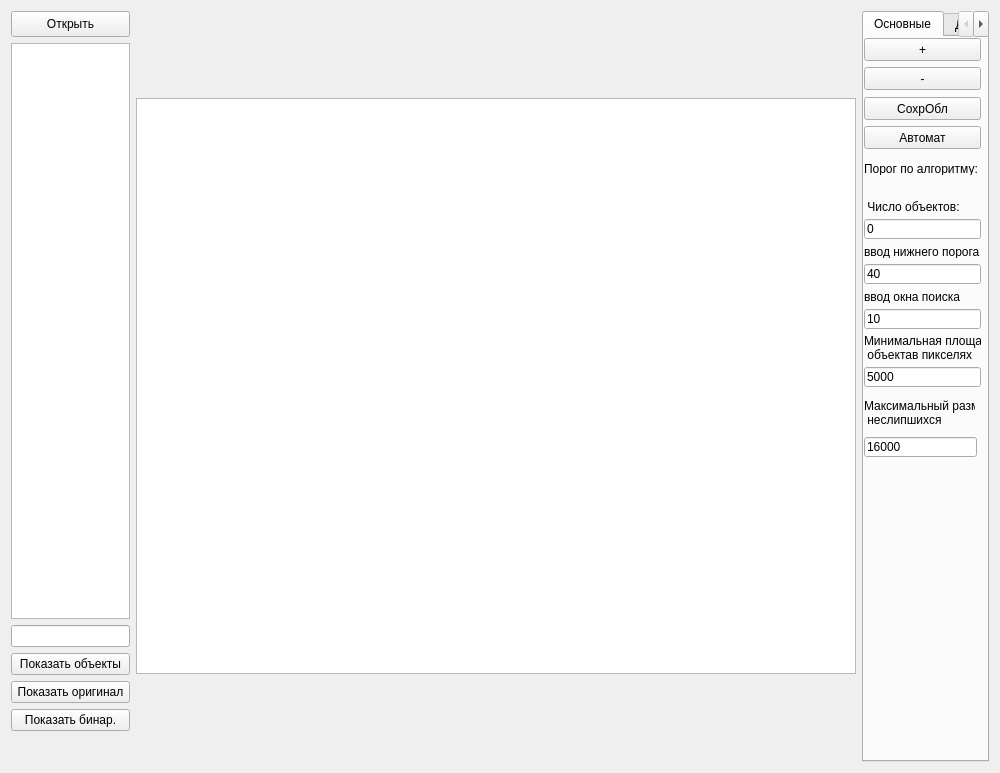
<?xml version="1.0" encoding="UTF-8"?>
<ui version="4.0">
 <class>Widget</class>
 <widget class="QWidget" name="Widget">
  <property name="geometry">
   <rect>
    <x>0</x>
    <y>0</y>
    <width>1000</width>
    <height>773</height>
   </rect>
  </property>
  <property name="minimumSize">
   <size>
    <width>1000</width>
    <height>598</height>
   </size>
  </property>
  <property name="maximumSize">
   <size>
    <width>1000</width>
    <height>873</height>
   </size>
  </property>
  <property name="windowTitle">
   <string>Модуль формирования выборки</string>
  </property>
  <layout class="QVBoxLayout" name="verticalLayout_3">
   <item>
    <layout class="QHBoxLayout" name="horizontalLayout_2">
     <item>
      <layout class="QHBoxLayout" name="horizontalLayout">
       <item>
        <layout class="QVBoxLayout" name="verticalLayout">
         <item>
          <widget class="QPushButton" name="pushButton">
           <property name="maximumSize">
            <size>
             <width>150</width>
             <height>30</height>
            </size>
           </property>
           <property name="text">
            <string>Открыть</string>
           </property>
          </widget>
         </item>
         <item>
          <widget class="QListWidget" name="listWidget">
           <property name="maximumSize">
            <size>
             <width>150</width>
             <height>576</height>
            </size>
           </property>
          </widget>
         </item>
         <item>
          <widget class="QLineEdit" name="lineEdit_7"/>
         </item>
         <item>
          <widget class="QPushButton" name="pushButton_19">
           <property name="text">
            <string>Показать объекты</string>
           </property>
          </widget>
         </item>
         <item>
          <widget class="QPushButton" name="pushButton_20">
           <property name="text">
            <string>Показать оригинал</string>
           </property>
          </widget>
         </item>
         <item>
          <widget class="QPushButton" name="pushButton_21">
           <property name="text">
            <string>Показать бинар.</string>
           </property>
          </widget>
         </item>
         <item>
          <widget class="QLabel" name="label_2">
           <property name="text">
            <string/>
           </property>
          </widget>
         </item>
        </layout>
       </item>
       <item>
        <widget class="QGraphicsView" name="graphicsView">
         <property name="minimumSize">
          <size>
           <width>720</width>
           <height>576</height>
          </size>
         </property>
         <property name="maximumSize">
          <size>
           <width>720</width>
           <height>576</height>
          </size>
         </property>
         <property name="layoutDirection">
          <enum>Qt::LeftToRight</enum>
         </property>
         <property name="sceneRect">
          <rectf>
           <x>0.000000000000000</x>
           <y>0.000000000000000</y>
           <width>0.000000000000000</width>
           <height>0.000000000000000</height>
          </rectf>
         </property>
         <property name="alignment">
          <set>Qt::AlignCenter</set>
         </property>
        </widget>
       </item>
      </layout>
     </item>
     <item>
      <layout class="QVBoxLayout" name="verticalLayout_2">
       <item>
        <widget class="QTabWidget" name="tabWidget">
         <property name="currentIndex">
          <number>0</number>
         </property>
         <widget class="QWidget" name="tab">
          <attribute name="title">
           <string>Основные</string>
          </attribute>
          <widget class="QPushButton" name="pushButton_4">
           <property name="geometry">
            <rect>
             <x>0</x>
             <y>30</y>
             <width>117</width>
             <height>23</height>
            </rect>
           </property>
           <property name="text">
            <string>-</string>
           </property>
          </widget>
          <widget class="QPushButton" name="pushButton_3">
           <property name="geometry">
            <rect>
             <x>0</x>
             <y>1</y>
             <width>117</width>
             <height>23</height>
            </rect>
           </property>
           <property name="text">
            <string>+</string>
           </property>
          </widget>
          <widget class="QPushButton" name="pushButton_10">
           <property name="geometry">
            <rect>
             <x>0</x>
             <y>60</y>
             <width>117</width>
             <height>23</height>
            </rect>
           </property>
           <property name="text">
            <string>СохрОбл</string>
           </property>
          </widget>
          <widget class="QPushButton" name="pushButton_12">
           <property name="geometry">
            <rect>
             <x>0</x>
             <y>89</y>
             <width>117</width>
             <height>23</height>
            </rect>
           </property>
           <property name="text">
            <string>Автомат</string>
           </property>
          </widget>
          <widget class="QLineEdit" name="lineEdit_9">
           <property name="geometry">
            <rect>
             <x>0</x>
             <y>330</y>
             <width>117</width>
             <height>20</height>
            </rect>
           </property>
           <property name="text">
            <string>5000</string>
           </property>
          </widget>
          <widget class="QLabel" name="label_4">
           <property name="geometry">
            <rect>
             <x>0</x>
             <y>253</y>
             <width>117</width>
             <height>13</height>
            </rect>
           </property>
           <property name="text">
            <string>ввод окна поиска</string>
           </property>
          </widget>
          <widget class="QLineEdit" name="lineEdit_5">
           <property name="geometry">
            <rect>
             <x>0</x>
             <y>272</y>
             <width>117</width>
             <height>20</height>
            </rect>
           </property>
           <property name="text">
            <string>10</string>
           </property>
          </widget>
          <widget class="QLineEdit" name="lineEdit_4">
           <property name="geometry">
            <rect>
             <x>0</x>
             <y>227</y>
             <width>117</width>
             <height>20</height>
            </rect>
           </property>
           <property name="text">
            <string>40</string>
           </property>
          </widget>
          <widget class="QLabel" name="label">
           <property name="geometry">
            <rect>
             <x>0</x>
             <y>144</y>
             <width>117</width>
             <height>13</height>
            </rect>
           </property>
           <property name="text">
            <string/>
           </property>
          </widget>
          <widget class="QLineEdit" name="lineEdit_8">
           <property name="geometry">
            <rect>
             <x>0</x>
             <y>182</y>
             <width>117</width>
             <height>20</height>
            </rect>
           </property>
           <property name="text">
            <string>0</string>
           </property>
          </widget>
          <widget class="QLabel" name="label_3">
           <property name="geometry">
            <rect>
             <x>0</x>
             <y>208</y>
             <width>117</width>
             <height>13</height>
            </rect>
           </property>
           <property name="text">
            <string>ввод нижнего порога</string>
           </property>
          </widget>
          <widget class="QLabel" name="label_7">
           <property name="geometry">
            <rect>
             <x>0</x>
             <y>125</y>
             <width>117</width>
             <height>13</height>
            </rect>
           </property>
           <property name="text">
            <string>Порог по алгоритму:</string>
           </property>
          </widget>
          <widget class="QLabel" name="label_5">
           <property name="geometry">
            <rect>
             <x>0</x>
             <y>163</y>
             <width>117</width>
             <height>13</height>
            </rect>
           </property>
           <property name="text">
            <string> Число объектов:</string>
           </property>
          </widget>
          <widget class="QLabel" name="label_6">
           <property name="geometry">
            <rect>
             <x>0</x>
             <y>298</y>
             <width>117</width>
             <height>26</height>
            </rect>
           </property>
           <property name="text">
            <string>Минимальная площадь
 объектав пикселях</string>
           </property>
          </widget>
          <widget class="QLabel" name="label_8">
           <property name="geometry">
            <rect>
             <x>0</x>
             <y>360</y>
             <width>111</width>
             <height>31</height>
            </rect>
           </property>
           <property name="text">
            <string>Максимальный размер
 неслипшихся</string>
           </property>
          </widget>
          <widget class="QLineEdit" name="lineEdit_2">
           <property name="geometry">
            <rect>
             <x>0</x>
             <y>400</y>
             <width>113</width>
             <height>20</height>
            </rect>
           </property>
           <property name="text">
            <string>16000</string>
           </property>
          </widget>
         </widget>
         <widget class="QWidget" name="tab_2">
          <attribute name="title">
           <string>Доп.</string>
          </attribute>
          <widget class="QPushButton" name="HSV_H">
           <property name="geometry">
            <rect>
             <x>20</x>
             <y>316</y>
             <width>75</width>
             <height>23</height>
            </rect>
           </property>
           <property name="text">
            <string>HSV-H</string>
           </property>
          </widget>
          <widget class="QPushButton" name="pushButton_9">
           <property name="geometry">
            <rect>
             <x>20</x>
             <y>142</y>
             <width>75</width>
             <height>23</height>
            </rect>
           </property>
           <property name="text">
            <string>Извлечение</string>
           </property>
          </widget>
          <widget class="QPushButton" name="pushButton_5">
           <property name="geometry">
            <rect>
             <x>20</x>
             <y>0</y>
             <width>75</width>
             <height>23</height>
            </rect>
           </property>
           <property name="text">
            <string>HSV</string>
           </property>
          </widget>
          <widget class="QLineEdit" name="lineEdit">
           <property name="geometry">
            <rect>
             <x>20</x>
             <y>58</y>
             <width>75</width>
             <height>20</height>
            </rect>
           </property>
           <property name="text">
            <string>40</string>
           </property>
          </widget>
          <widget class="QPushButton" name="pushButton_7">
           <property name="geometry">
            <rect>
             <x>20</x>
             <y>113</y>
             <width>75</width>
             <height>23</height>
            </rect>
           </property>
           <property name="text">
            <string>Эрозия</string>
           </property>
          </widget>
          <widget class="QPushButton" name="RGB_G">
           <property name="geometry">
            <rect>
             <x>20</x>
             <y>200</y>
             <width>75</width>
             <height>23</height>
            </rect>
           </property>
           <property name="text">
            <string>RGB-G</string>
           </property>
          </widget>
          <widget class="QPushButton" name="HSV_S">
           <property name="geometry">
            <rect>
             <x>20</x>
             <y>287</y>
             <width>75</width>
             <height>23</height>
            </rect>
           </property>
           <property name="text">
            <string>HSV-S</string>
           </property>
          </widget>
          <widget class="QPushButton" name="pushButton_8">
           <property name="geometry">
            <rect>
             <x>20</x>
             <y>84</y>
             <width>75</width>
             <height>23</height>
            </rect>
           </property>
           <property name="text">
            <string>Дилатация</string>
           </property>
          </widget>
          <widget class="QPushButton" name="RGB_B">
           <property name="geometry">
            <rect>
             <x>20</x>
             <y>171</y>
             <width>75</width>
             <height>23</height>
            </rect>
           </property>
           <property name="text">
            <string>RGB-B</string>
           </property>
          </widget>
          <widget class="QPushButton" name="pushButton_6">
           <property name="geometry">
            <rect>
             <x>20</x>
             <y>29</y>
             <width>75</width>
             <height>23</height>
            </rect>
           </property>
           <property name="text">
            <string>Бин</string>
           </property>
          </widget>
          <widget class="QPushButton" name="RGB_R">
           <property name="geometry">
            <rect>
             <x>20</x>
             <y>229</y>
             <width>75</width>
             <height>23</height>
            </rect>
           </property>
           <property name="text">
            <string>RGB-R</string>
           </property>
          </widget>
          <widget class="QPushButton" name="HSV_V">
           <property name="geometry">
            <rect>
             <x>20</x>
             <y>258</y>
             <width>75</width>
             <height>23</height>
            </rect>
           </property>
           <property name="text">
            <string>HSV-V</string>
           </property>
          </widget>
         </widget>
        </widget>
       </item>
      </layout>
     </item>
    </layout>
   </item>
  </layout>
 </widget>
 <resources/>
 <connections/>
</ui>
